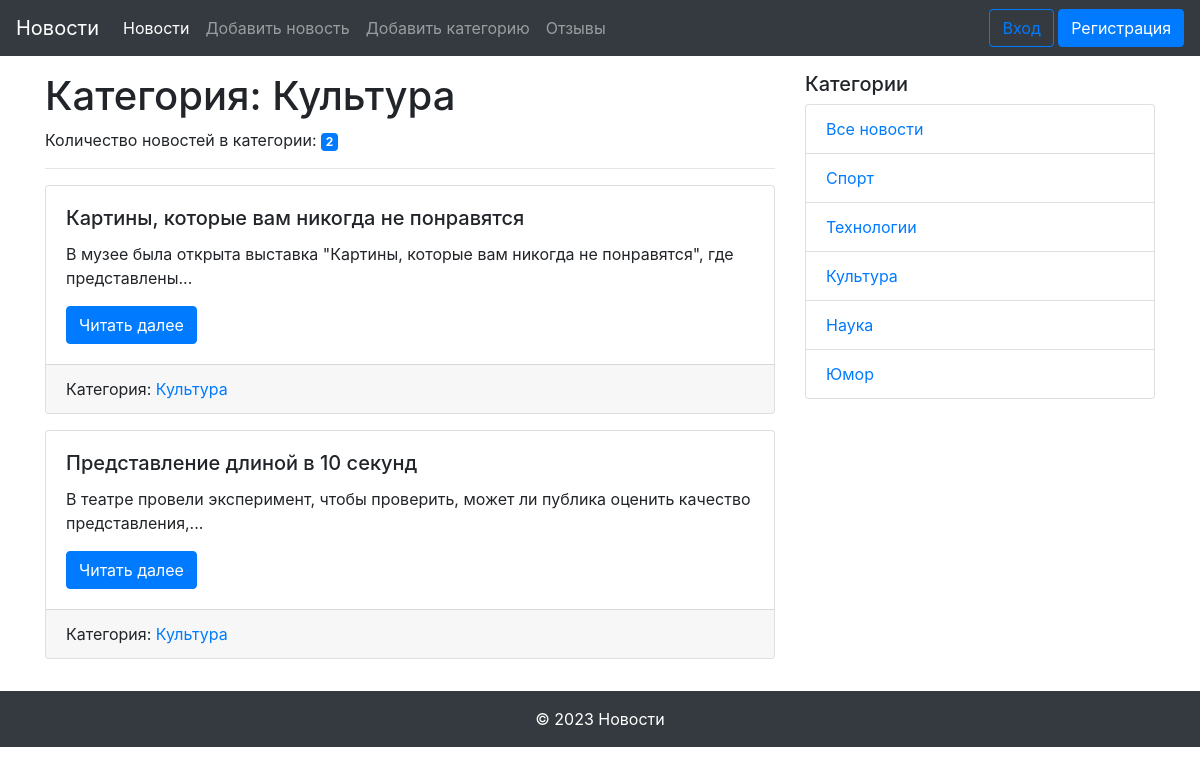
The page /category/3 on the database its author committed.
### models.py (models this page shows, shortened)
class Category(db.Model):
    id = db.Column(db.Integer, primary_key=True)
    title = db.Column(db.String(255), nullable=False)
    news = db.relationship('News', back_populates='category')

class News(db.Model):
    id = db.Column(db.Integer, primary_key=True)
    title = db.Column(db.String(255), unique=True, nullable=False)
    text = db.Column(db.Text, nullable=False)
    created_date = db.Column(db.DateTime, default=datetime.utcnow)
    category_id = db.Column(db.Integer, db.ForeignKey('category.id'))
    category = db.relationship('Category', back_populates='news')
    user_id = db.Column(db.Integer, db.ForeignKey('user.id'))
    user = db.relationship('User', back_populates='news')
    image = db.Column(db.String(255))

### views.py (the view)
@app.route('/category/<int:id>')
def news_in_category(id):
    category = Category.query.get(id)
    news = category.news
    category_name = category.title
    categories = Category.query.all()
    return render_template('category.html',
                           news=news,
                           category_name=category_name,
                           categories=categories)

### templates/category.html (shortened to what this page needs)
{% extends "base.html" %}
{% block content %}
  <h1>Категория: {{ category_name }}</h1>
  <p>Количество новостей в категории: <span class="badge badge-primary">{{ news|length }}</span></p>
  <hr>
  {% for news in news %}
  <div class="card mb-3">
    <div class="card-body">
      <h5 class="card-title">{{ news.title }}</h5>
      <p class="card-text">{{ news.text|truncate(100) }}</p>
      <a href="{{ url_for('news_detail', id=news.id) }}" class="btn btn-primary">Читать далее</a>
    </div>
    <div class="card-footer">
      {% if news.category %}
        <span class="card-link">Категория: <a href="{{ url_for('news_in_category', id=news.category.id) }}">{{ news.category.title }}</a></span>
      {% endif %}
    </div>
  </div>
  {% else %}
  <p class="card-text">Новостей пока нет!</p>
  {% endfor %}
{% endblock content %}

### templates/base.html (shortened to what this page needs)
<!DOCTYPE html>
<html lang="ru">
<head>
  <link rel="stylesheet" href="{{ url_for('static', filename='css/bootstrap.min.css') }}">
</head>
<body>
  <div id="wrapper">
    {% include "navigation.html" %}
    <div class="container my-3">
      <div class="row">
        <div class="col-md-8">
          {% block content %}{% endblock content %}
        </div>
        {% include "side_navigation.html" %}
      </div>
    </div>
    {% include "footer.html" %}
  </div>
</body>
</html>

### templates/navigation.html (shortened to what this page needs)
<nav class="navbar navbar-expand-md navbar-dark bg-dark">
  <a class="navbar-brand" href="{{ url_for('index') }}">Новости</a>
  <div class="collapse navbar-collapse" id="navbarNav">
    <div class="mr-auto">
      <ul class="navbar-nav">
        <li class="nav-item active">
          <a class="nav-link" href="{{ url_for('index') }}">Новости</a>
        </li>
        <li class="nav-item">
          <a class="nav-link" href="{{ url_for('add_news') }}">Добавить новость</a>
        </li>
        <li class="nav-item">
          <a class="nav-link" href="{{ url_for('add_category') }}">Добавить категорию</a>
        </li>
        <li class="nav-item">
                <a class="nav-link" href="{{ url_for('feedback') }}">Отзывы</a>
            </li>
      </ul>
    </div>
    <div>
      {% if not current_user.is_authenticated %}
        <a class="btn btn-outline-primary" href="{{ url_for('login') }}">Вход</a>
        <a class="btn btn-primary" href="{{ url_for('registration') }}">Регистрация</a>
      {% else %}
        <span class="navbar-text">Пользователь: {{ current_user.name }}</span>
        <a class="btn btn-primary" href="{{ url_for('logout') }}">Выход</a>
      {% endif %}
    </div>
  </div>
</nav>

### templates/side_navigation.html
<div class="col-md-4">
    <h5>Категории</h5>
    <ul class="list-group">
        <li class="list-group-item"><a href="{{ url_for('index') }}">Все новости</a></li>
        {% for category in categories %}
        <li class="list-group-item"><a href="{{ url_for('news_in_category', id=category.id) }}">{{ category.title }}</a></li>
        {% endfor %}
    </ul>
</div>

### templates/footer.html
<footer id="footer" class="bg-dark text-white text-center py-3">
    &copy; 2023 Новости
</footer>

### rows shown on the page
Category: title "Культура"
News: title "Картины, которые вам никогда не понравятся", text "В музее была открыта выставка \"Картины, которые вам никогда не понравятся\", где представлены...", category "Культура"
News: title "Представление длиной в 10 секунд", text "В театре провели эксперимент, чтобы проверить, может ли публика оценить качество представления,...", category "Культура"
Category: title "Спорт"
Category: title "Технологии"
Category: title "Наука"
Category: title "Юмор"

### other values the page prints
{{ news|length }} "2"
